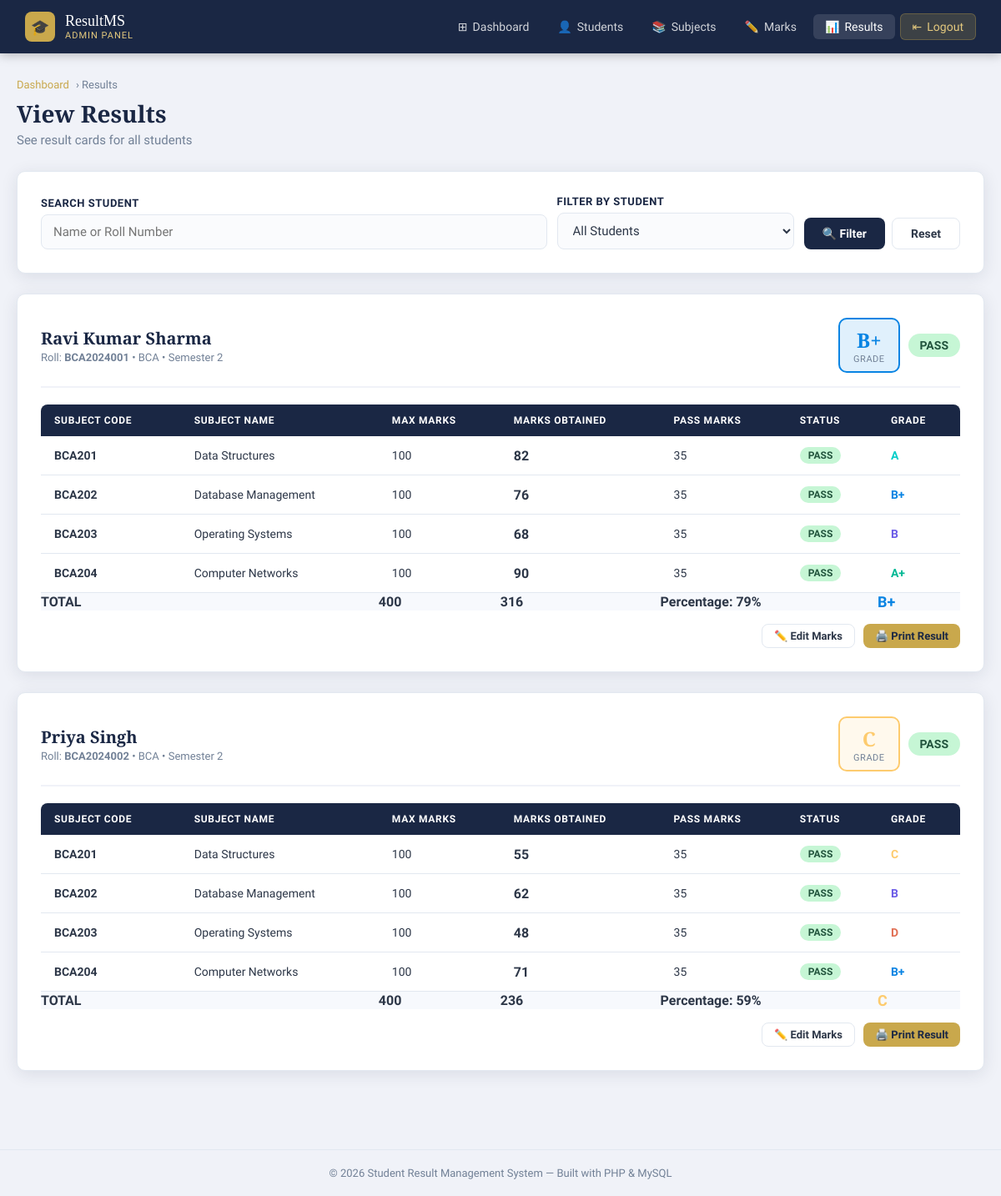
Screenshot of /results.php (signed in) with the database file from the repository.
### tables this page shows
CREATE TABLE IF NOT EXISTS students (
    id INT AUTO_INCREMENT PRIMARY KEY,
    roll_number VARCHAR(20) NOT NULL UNIQUE,
    full_name VARCHAR(100) NOT NULL,
    email VARCHAR(100),
    phone VARCHAR(15),
    course VARCHAR(100) NOT NULL,
    semester INT NOT NULL,
    password VARCHAR(255) NOT NULL,
    created_at TIMESTAMP DEFAULT CURRENT_TIMESTAMP
);

CREATE TABLE IF NOT EXISTS results (
    id INT AUTO_INCREMENT PRIMARY KEY,
    student_id INT NOT NULL,
    subject_id INT NOT NULL,
    marks_obtained INT NOT NULL DEFAULT 0,
    exam_year VARCHAR(10) NOT NULL,
    created_at TIMESTAMP DEFAULT CURRENT_TIMESTAMP,
    updated_at TIMESTAMP DEFAULT CURRENT_TIMESTAMP ON UPDATE CURRENT_TIMESTAMP,
    FOREIGN KEY (student_id) REFERENCES students(id) ON DELETE CASCADE,
    FOREIGN KEY (subject_id) REFERENCES subjects(id) ON DELETE CASCADE,
    UNIQUE KEY unique_result (student_id, subject_id, exam_year)
);

CREATE TABLE IF NOT EXISTS subjects (
    id INT AUTO_INCREMENT PRIMARY KEY,
    subject_code VARCHAR(20) NOT NULL UNIQUE,
    subject_name VARCHAR(100) NOT NULL,
    max_marks INT NOT NULL DEFAULT 100,
    pass_marks INT NOT NULL DEFAULT 35,
    semester INT NOT NULL,
    course VARCHAR(100) NOT NULL,
    created_at TIMESTAMP DEFAULT CURRENT_TIMESTAMP
);

### config.php (called while the page is built, shortened)
<?php
function sanitize($conn, $data) {
    return mysqli_real_escape_string($conn, trim($data));
}
function calculateGrade($percentage) {
    if ($percentage >= 90) return 'A+';
    if ($percentage >= 80) return 'A';
    if ($percentage >= 70) return 'B+';
    if ($percentage >= 60) return 'B';
    if ($percentage >= 50) return 'C';
    if ($percentage >= 40) return 'D';
    return 'F';
}
function getGradeColor($grade) {
    switch($grade) {
        case 'A+': return '#00b894';
        case 'A':  return '#00cec9';
        case 'B+': return '#0984e3';
        case 'B':  return '#6c5ce7';
        case 'C':  return '#fdcb6e';
        case 'D':  return '#e17055';
    }
}
?>

### results.php (the view, shortened to what this page needs)
<?php
require_once '../config.php';
$search        = sanitize($conn, $_GET['search'] ?? '');
$where = "WHERE 1=1";
$studentsWithResults = mysqli_query($conn,
    "SELECT DISTINCT st.id, st.roll_number, st.full_name, st.course, st.semester
     FROM students st
     JOIN results r ON st.id = r.student_id
     $where
     ORDER BY st.roll_number");
include '../includes/header.php';
include '../includes/admin_nav.php';
?>
<div class="page-wrapper">
    <div class="page-header">
        <div class="breadcrumb"><a href="dashboard.php">Dashboard</a> › Results</div>
        <h1>View Results</h1>
        <p>See result cards for all students</p>
    </div>
    <div class="card">
        <form method="GET" style="display:flex;gap:12px;flex-wrap:wrap;align-items:flex-end;">
            <div class="form-group" style="margin:0;flex:1;min-width:200px;">
                <label>Search Student</label>
                <input type="text" class="form-control" name="search"
                       value="<?php echo htmlspecialchars($search); ?>"
                       placeholder="Name or Roll Number">
            </div>
            <div class="form-group" style="margin:0;min-width:160px;">
                <label>Filter by Student</label>
                <select class="form-control" name="student_id">
                    <option value="">All Students</option>
                </select>
            </div>
            <div style="display:flex;gap:8px;padding-bottom:0;">
                <button type="submit" class="btn btn-primary">🔍 Filter</button>
                <a href="results.php" class="btn btn-outline">Reset</a>
            </div>
        </form>
    </div>
    <?php
    while ($student = mysqli_fetch_assoc($studentsWithResults)):
        $sid = $student['id'];
        $marksRes = mysqli_query($conn,
            "SELECT r.marks_obtained, s.subject_code, s.subject_name,
                    s.max_marks, s.pass_marks
             FROM results r
             JOIN subjects s ON r.subject_id = s.id
             WHERE r.student_id = $sid
             ORDER BY s.subject_code");
        $totalObtained = 0;
        $totalMax      = 0;
        $allPassed     = true;
        $subjectRows   = [];
        while ($m = mysqli_fetch_assoc($marksRes)) {
            $totalObtained += $m['marks_obtained'];
            $totalMax      += $m['max_marks'];
            $subjectRows[] = $m;
        }
        $percentage = $totalMax > 0 ? round(($totalObtained / $totalMax) * 100, 2) : 0;
        $grade      = calculateGrade($percentage);
        $gradeColor = getGradeColor($grade);
        $status     = $allPassed ? 'PASS' : 'FAIL';
        $statusClass = $allPassed ? 'badge-pass' : 'badge-fail';
    ?>
    <div class="card" id="result-<?php echo $sid; ?>">
        <div class="card-header">
            <div>
                <h2><?php echo htmlspecialchars($student['full_name']); ?></h2>
                <div style="font-size:13px;color:#718096;margin-top:2px;">
                    Roll: <strong><?php echo $student['roll_number']; ?></strong> &bull;
                    <?php echo $student['course']; ?> &bull;
                    Semester <?php echo $student['semester']; ?>
                </div>
            </div>
            <div style="display:flex;gap:10px;align-items:center;">
                <div style="text-align:center;
                            background:<?php echo $gradeColor; ?>20;
                            border:2px solid <?php echo $gradeColor; ?>;
                            border-radius:10px;
                            padding:8px 16px;">
                    <div style="font-size:24px;font-weight:700;color:<?php echo $gradeColor; ?>;
                                font-family:'Playfair Display',serif;">
                        <?php echo $grade; ?>
                    </div>
                    <div style="font-size:11px;color:#718096;text-transform:uppercase;
                                letter-spacing:0.5px;">Grade</div>
                </div>
                <span class="badge <?php echo $statusClass; ?>"
                      style="font-size:14px;padding:6px 14px;">
                    <?php echo $status; ?>
                </span>
            </div>
        </div>
        <div class="table-wrapper">
            <table>
                <thead>
                    <tr>
                        <th>Subject Code</th>
                        <th>Subject Name</th>
                        <th>Max Marks</th>
                        <th>Marks Obtained</th>
                        <th>Pass Marks</th>
                        <th>Status</th>
                        <th>Grade</th>
                    </tr>
                </thead>
                <tbody>
                    <?php foreach ($subjectRows as $sub):
                        $subPct   = round(($sub['marks_obtained'] / $sub['max_marks']) * 100, 1);
                        $subGrade = calculateGrade($subPct);
                        $pass     = $sub['marks_obtained'] >= $sub['pass_marks'];
                    ?>
                    <tr>
                        <td><strong><?php echo $sub['subject_code']; ?></strong></td>
                        <td><?php echo htmlspecialchars($sub['subject_name']); ?></td>
                        <td><?php echo $sub['max_marks']; ?></td>
                        <td>
                            <strong style="font-size:16px;"><?php echo $sub['marks_obtained']; ?></strong>
                        </td>
                        <td><?php echo $sub['pass_marks']; ?></td>
                        <td>
                            <span class="badge <?php echo $pass ? 'badge-pass' : 'badge-fail'; ?>">
                                <?php echo $pass ? 'PASS' : 'FAIL'; ?>
                            </span>
                        </td>
                        <td>
                            <span style="color:<?php echo getGradeColor($subGrade); ?>;font-weight:700;">
                                <?php echo $subGrade; ?>
                            </span>
                        </td>
                    </tr>
                    <?php endforeach; ?>
                </tbody>
                <tfoot>
                    <tr style="background:#f7f9fd;font-weight:700;">
                        <td colspan="2"><strong>TOTAL</strong></td>
                        <td><?php echo $totalMax; ?></td>
                        <td><strong style="font-size:16px;"><?php echo $totalObtained; ?></strong></td>
                        <td colspan="2">
                            Percentage: <strong><?php echo $percentage; ?>%</strong>
                        </td>
                        <td style="color:<?php echo $gradeColor; ?>;font-size:18px;font-weight:800;">
                            <?php echo $grade; ?>
                        </td>
                    </tr>
                </tfoot>
            </table>
        </div>
        <div style="display:flex;gap:10px;margin-top:16px;justify-content:flex-end;">
            <a href="marks.php?student_id=<?php echo $sid; ?>"
               class="btn btn-outline btn-sm">✏️ Edit Marks</a>
            <a href="../student/print_result.php?id=<?php echo $sid; ?>"
               class="btn btn-gold btn-sm" target="_blank">🖨️ Print Result</a>
        </div>
    </div>
    <?php endwhile; ?>
</div>
<?php include '../includes/footer.php'; ?>

### header.php (shortened to what this page needs)
<!DOCTYPE html>
<html lang="en">
<head>
</head>
<body>

### admin_nav.php
<?php
$current = basename($_SERVER['PHP_SELF']);
?>
<nav class="navbar">
    <a href="dashboard.php" class="navbar-brand">
        <div class="logo-icon">🎓</div>
        <div>
            <div class="brand-text">ResultMS</div>
            <div class="brand-sub">Admin Panel</div>
        </div>
    </a>
    <div class="navbar-nav">
        <a href="dashboard.php"
           class="nav-link <?php echo $current === 'dashboard.php' ? 'active' : ''; ?>">
            <span>⊞</span> <span class="label">Dashboard</span>
        </a>
        <a href="students.php"
           class="nav-link <?php echo $current === 'students.php' ? 'active' : ''; ?>">
            <span>👤</span> <span class="label">Students</span>
        </a>
        <a href="subjects.php"
           class="nav-link <?php echo $current === 'subjects.php' ? 'active' : ''; ?>">
            <span>📚</span> <span class="label">Subjects</span>
        </a>
        <a href="marks.php"
           class="nav-link <?php echo $current === 'marks.php' ? 'active' : ''; ?>">
            <span>✏️</span> <span class="label">Marks</span>
        </a>
        <a href="results.php"
           class="nav-link <?php echo $current === 'results.php' ? 'active' : ''; ?>">
            <span>📊</span> <span class="label">Results</span>
        </a>
        <a href="logout.php" class="nav-link logout">
            <span>⇤</span> <span class="label">Logout</span>
        </a>
    </div>
</nav>

### footer.php
    <footer class="page-footer">
        <p>© <?php echo date('Y'); ?> <?php echo SITE_NAME; ?> &mdash; Built with PHP &amp; MySQL</p>
    </footer>
</body>
</html>

### header.php (style rules this page uses)
* { margin: 0; padding: 0; box-sizing: border-box; }
:root { --navy: #1a2744; --navy-lt: #243460; --gold: #c9a84c; --gold-lt: #e4c97e; --white: #ffffff; --bg: #f0f2f8; --card: #ffffff; --text: #2d3748; --muted: #718096; --border: #e2e8f0; --success: #276749; --danger: #c53030; --warning: #d97706; --info: #2b6cb0; --radius: 10px; --shadow: 0 4px 20px rgba(26,39,68,0.10); }
body { font-family: 'Source Sans 3', sans-serif; background: var(--bg); color: var(--text); min-height: 100vh; }
.navbar { background: var(--navy); padding: 0 30px; display: flex; align-items: center; justify-content: space-between; height: 64px; box-shadow: 0 2px 12px rgba(0,0,0,0.25); position: sticky; top: 0; z-index: 100; }
.navbar-brand { display: flex; align-items: center; gap: 12px; text-decoration: none; }
.navbar-brand .logo-icon { width: 36px; height: 36px; background: var(--gold); border-radius: 8px; display: flex; align-items: center; justify-content: center; font-size: 18px; }
.navbar-brand .brand-text { font-family: 'Playfair Display', serif; color: var(--white); font-size: 18px; line-height: 1.2; }
.navbar-brand .brand-sub { color: var(--gold-lt); font-family: 'Source Sans 3', sans-serif; font-size: 11px; font-weight: 400; letter-spacing: 1px; text-transform: uppercase; }
.navbar-nav { display: flex; align-items: center; gap: 6px; }
.nav-link { color: rgba(255,255,255,0.8); text-decoration: none; padding: 7px 14px; border-radius: 6px; font-size: 14px; font-weight: 500; transition: all 0.2s; display: flex; align-items: center; gap: 6px; }
.nav-link:hover, .nav-link.active { background: rgba(255,255,255,0.12); color: var(--white); }
.nav-link.logout { background: rgba(201,168,76,0.2); color: var(--gold-lt); border: 1px solid rgba(201,168,76,0.3); }
.page-wrapper { max-width: 1200px; margin: 0 auto; padding: 30px 20px; }
.page-header { margin-bottom: 28px; }
.page-header h1 { font-family: 'Playfair Display', serif; font-size: 28px; color: var(--navy); margin-bottom: 4px; }
.page-header p { color: var(--muted); font-size: 15px; }
.page-header .breadcrumb { display: flex; align-items: center; gap: 8px; font-size: 13px; color: var(--muted); margin-bottom: 8px; }
.page-header .breadcrumb a { color: var(--gold); text-decoration: none; }
.card { background: var(--card); border-radius: var(--radius); box-shadow: var(--shadow); padding: 28px; margin-bottom: 24px; border: 1px solid var(--border); }
.card-header { display: flex; align-items: center; justify-content: space-between; margin-bottom: 20px; padding-bottom: 16px; border-bottom: 2px solid var(--bg); }
.card-header h2 { font-family: 'Playfair Display', serif; font-size: 20px; color: var(--navy); }
.form-group { margin-bottom: 20px; }
.form-group label { display: block; font-weight: 600; font-size: 13px; color: var(--navy); margin-bottom: 6px; text-transform: uppercase; letter-spacing: 0.5px; }
.form-control { width: 100%; padding: 11px 14px; border: 1.5px solid var(--border); border-radius: 8px; font-family: 'Source Sans 3', sans-serif; font-size: 15px; color: var(--text); background: #fafbfd; transition: border-color 0.2s, box-shadow 0.2s; }
.btn { padding: 10px 22px; border: none; border-radius: 8px; font-family: 'Source Sans 3', sans-serif; font-size: 14px; font-weight: 600; cursor: pointer; text-decoration: none; display: inline-flex; align-items: center; gap: 7px; transition: all 0.2s; }
.btn-primary { background: var(--navy); color: var(--white); }
.btn-gold { background: var(--gold); color: var(--navy); }
.btn-outline { background: transparent; border: 1.5px solid var(--border); color: var(--text); }
.btn-sm { padding: 6px 14px; font-size: 13px; }
.table-wrapper { overflow-x: auto; }
table { width: 100%; border-collapse: collapse; }
thead th { background: var(--navy); color: var(--white); padding: 12px 16px; text-align: left; font-size: 12px; font-weight: 600; text-transform: uppercase; letter-spacing: 0.7px; }
thead th:first-child { border-radius: 8px 0 0 0; }
thead th:last-child { border-radius: 0 8px 0 0; }
tbody tr { border-bottom: 1px solid var(--border); transition: background 0.15s; }
tbody td { padding: 13px 16px; font-size: 14px; color: var(--text); }
.badge { display: inline-block; padding: 3px 10px; border-radius: 20px; font-size: 12px; font-weight: 600; }
.badge-pass { background: #c6f6d5; color: #22543d; }
.page-footer { text-align: center; padding: 20px; color: var(--muted); font-size: 13px; border-top: 1px solid var(--border); margin-top: 40px; }

### rows the page displays
students: full_name "Ravi Kumar Sharma", roll_number "BCA2024001", course "BCA", semester "2", grade "B+", status "PASS", totalMax "400", totalObtained "316", percentage "79"
results: subject.subject_code "BCA201", subject.subject_name "Data Structures", subject.max_marks "100", marks_obtained "82", subject.pass_marks "35", shows "PASS", marks_obtained.max_marks "A"
results: subject.subject_code "BCA202", subject.subject_name "Database Management", subject.max_marks "100", marks_obtained "76", subject.pass_marks "35", shows "PASS", marks_obtained.max_marks "B+"
results: subject.subject_code "BCA203", subject.subject_name "Operating Systems", subject.max_marks "100", marks_obtained "68", subject.pass_marks "35", shows "PASS", marks_obtained.max_marks "B"
results: subject.subject_code "BCA204", subject.subject_name "Computer Networks", subject.max_marks "100", marks_obtained "90", subject.pass_marks "35", shows "PASS", marks_obtained.max_marks "A+"
students: full_name "Priya Singh", roll_number "BCA2024002", course "BCA", semester "2", grade "C", status "PASS", totalMax "400", totalObtained "236", percentage "59"
results: subject.subject_code "BCA201", subject.subject_name "Data Structures", subject.max_marks "100", marks_obtained "55", subject.pass_marks "35", shows "PASS", marks_obtained.max_marks "C"
results: subject.subject_code "BCA202", subject.subject_name "Database Management", subject.max_marks "100", marks_obtained "62", subject.pass_marks "35", shows "PASS", marks_obtained.max_marks "B"
results: subject.subject_code "BCA203", subject.subject_name "Operating Systems", subject.max_marks "100", marks_obtained "48", subject.pass_marks "35", shows "PASS", marks_obtained.max_marks "D"
results: subject.subject_code "BCA204", subject.subject_name "Computer Networks", subject.max_marks "100", marks_obtained "71", subject.pass_marks "35", shows "PASS", marks_obtained.max_marks "B+"

### other values shown
SITE_NAME "Student Result Management System"
